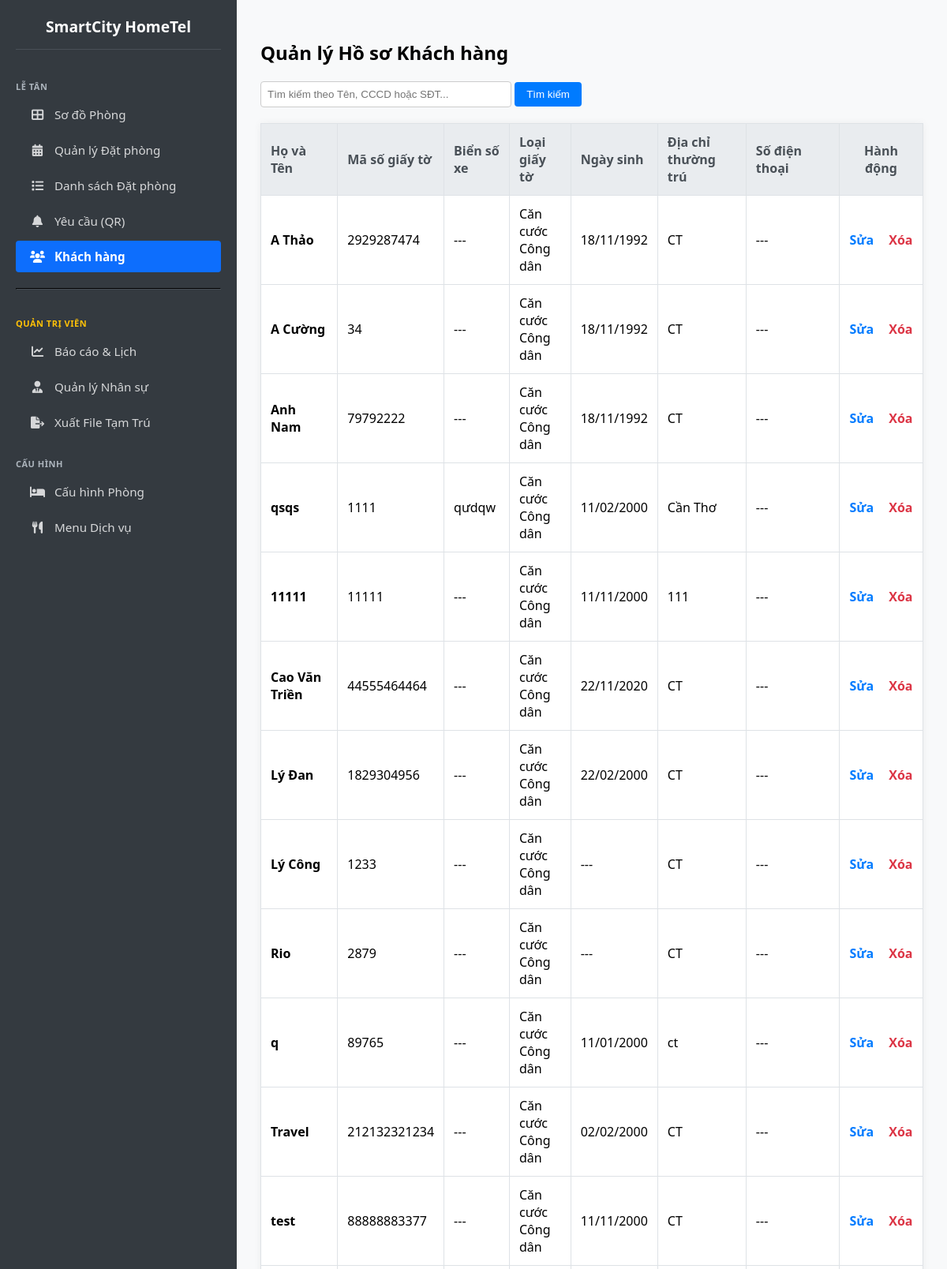
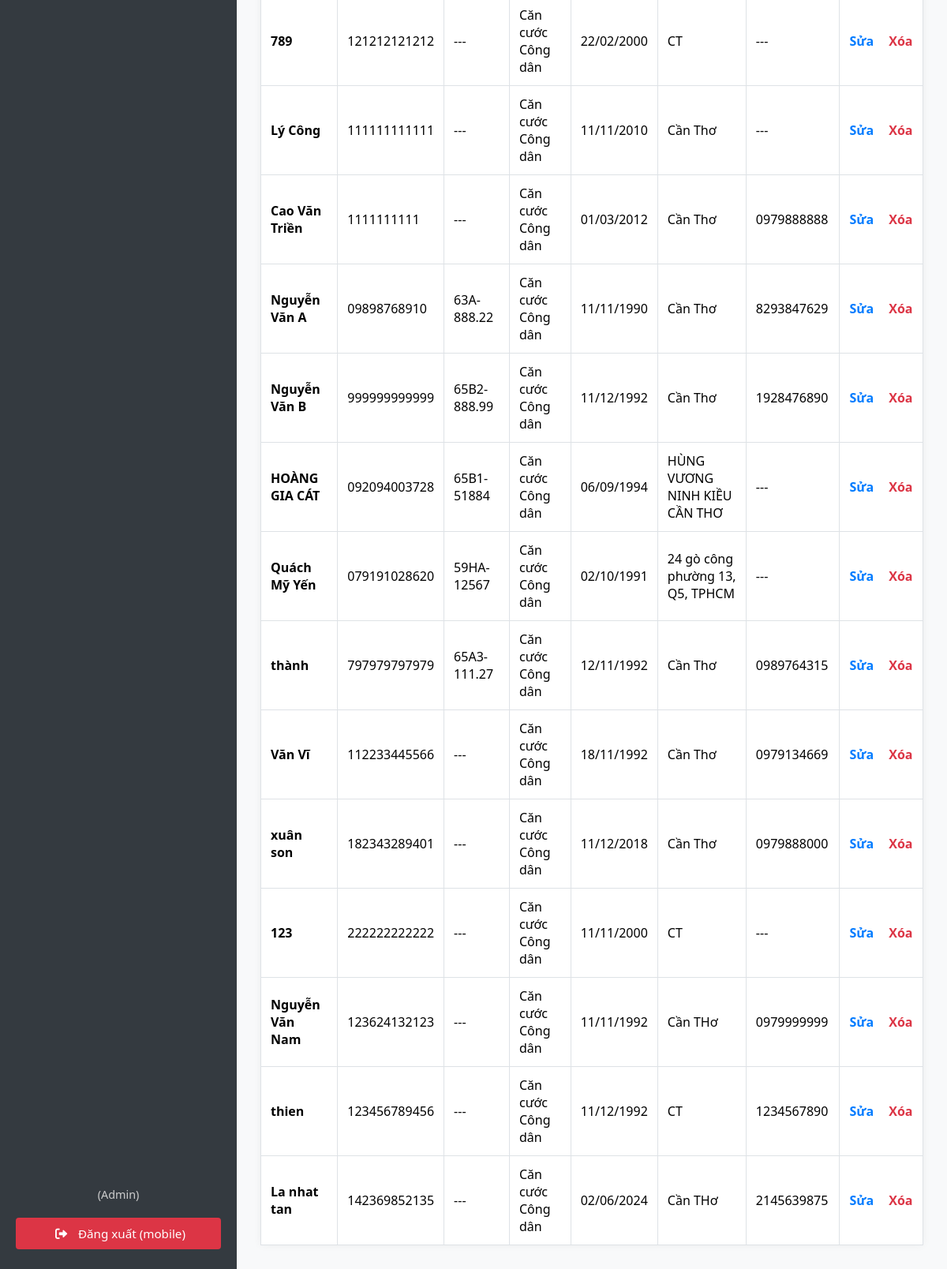
/guests/ (signed in), run on the app's committed database (2 pictures, top to bottom).
### pms/models.py (models this page shows, shortened)
class Guest(models.Model):
    full_name = models.CharField(max_length=255, verbose_name="Họ và Tên")
    dob = models.DateField(null=True, blank=True, verbose_name="Ngày sinh")
    ID_TYPE_CHOICES = [('CCCD', 'Căn cước Công dân'), ('CMND', 'Chứng minh Nhân dân'), ('PP', 'Hộ chiếu'), ('OTHER', 'Khác')]
    id_type = models.CharField(max_length=10, choices=ID_TYPE_CHOICES, default='CCCD', verbose_name="Loại giấy tờ")
    id_number = models.CharField(max_length=50, unique=True, verbose_name="Mã số giấy tờ")
    license_plate = models.CharField(max_length=20, null=True, blank=True, verbose_name="Biển số xe")
    address = models.CharField(max_length=500, verbose_name="Địa chỉ thường trú")
    phone = models.CharField(max_length=20, null=True, blank=True, verbose_name="Số điện thoại")
    photo_front = models.ImageField(upload_to='guest_ids/', null=True, blank=True, verbose_name="Ảnh mặt trước")
    photo_back = models.ImageField(upload_to='guest_ids/', null=True, blank=True, verbose_name="Ảnh mặt sau")
    created_at = models.DateTimeField(auto_now_add=True)
    class Meta: verbose_name = "3. Khách hàng"; verbose_name_plural = "3. Quản lý Khách hàng"

### pms/views.py (the view)
# urls.py: path('guests/', views.manage_guests, name='manage-guests'),
@login_required
def manage_guests(request):
    search_query = request.GET.get('q', '')
    if search_query:
        guests = Guest.objects.filter(Q(full_name__icontains=search_query) | Q(id_number__icontains=search_query) | Q(phone__icontains=search_query)).order_by('-created_at')
    else:
        guests = Guest.objects.all().order_by('-created_at')
    context = {'page_title': 'Quản lý Hồ sơ Khách hàng', 'guests': guests, 'search_query': search_query}
    return render(request, 'pms/manage_guests.html', context)

### pms/templates/pms/manage_guests.html (shortened to what this page needs)
{% extends 'pms/base.html' %}
{% block content %}
  <h2>{{ page_title }}</h2>
  <div class="search-bar">
    <form method="GET">
      <input type="text" name="q" placeholder="Tìm kiếm theo Tên, CCCD hoặc SĐT..." value="{{ search_query|default:'' }}">
      <button type="submit">Tìm kiếm</button>
    </form>
  </div>
  <table>
    <thead>
      <tr>
        <th>Họ và Tên</th>
        <th>Mã số giấy tờ</th>
        <th>Biển số xe</th>
        <th>Loại giấy tờ</th>
        <th>Ngày sinh</th>
        <th>Địa chỉ thường trú</th>
        <th>Số điện thoại</th>
        <th style="text-align: center;">Hành động</th>
      </tr>
    </thead>
    <tbody>
      {% for guest in guests %}
      <tr>
        <td><strong>{{ guest.full_name }}</strong></td>
        <td>{{ guest.id_number }}</td>
        <td>{{ guest.license_plate|default:"---" }}</td>
        <td>{{ guest.get_id_type_display }}</td>
        <td>{{ guest.dob|date:"d/m/Y"|default:"---" }}</td>
        <td>{{ guest.address }}</td>
        <td>{{ guest.phone|default:"---" }}</td>
        <td style="text-align: center; white-space: nowrap;">
            <a href="{% url 'edit-guest' guest.id %}" style="color: #007bff; text-decoration: none; font-weight: bold; margin-right: 15px;">Sửa</a>
            <form action="{% url 'delete-guest' guest.id %}" method="POST" style="display: inline;" onsubmit="return confirm('CẢNH BÁO: Xóa khách hàng sẽ xóa luôn toàn bộ lịch sử đặt phòng của họ.\n\nBạn có chắc chắn muốn xóa {{ guest.full_name }} không?');">
                <button type="submit" style="background: none; border: none; color: #dc3545; font-weight: bold; cursor: pointer; padding: 0; font-family: inherit; font-size: inherit;">Xóa</button>
            </form>
        </td>
      </tr>
      {% empty %}
      <tr>
        <td colspan="8">Không tìm thấy khách hàng nào.</td>
      </tr>
      {% endfor %}
    </tbody>
  </table>
{% endblock %}

### pms/templates/pms/base.html (shortened to what this page needs)
<!DOCTYPE html>
<html lang="vi">
  <head>
    <link rel="stylesheet" href="https://cdnjs.cloudflare.com/ajax/libs/font-awesome/6.0.0/css/all.min.css">
    <link rel="stylesheet" href="https://cdn.jsdelivr.net/npm/flatpickr/dist/flatpickr.min.css">
  </head>
  <body>
    <div class="sidebar">
        <h3 style="text-align: center;">SmartCity HomeTel</h3>
        <div class="menu-label">Lễ tân</div>
        <a href="{% url 'dashboard' %}" class="{% if request.resolver_match.url_name == 'dashboard' %}active{% endif %}">
            <i class="fas fa-th-large"></i> Sơ đồ Phòng
        </a>
        <a href="{% url 'booking-management' %}" class="{% if request.resolver_match.url_name == 'booking-management' %}active{% endif %}">
            <i class="fas fa-calendar-alt"></i> Quản lý Đặt phòng
        </a>
        <a href="{% url 'reservation-calendar' %}" class="{% if request.resolver_match.url_name == 'reservation-calendar' %}active{% endif %}">
            <i class="fas fa-list"></i> Danh sách Đặt phòng
        </a>
        <a href="{% url 'manage-requests' %}" class="{% if request.resolver_match.url_name == 'manage-requests' %}active{% endif %}">
            <i class="fas fa-bell"></i> Yêu cầu (QR)
        </a>
        <a href="{% url 'manage-guests' %}" class="{% if request.resolver_match.url_name == 'manage-guests' %}active{% endif %}">
            <i class="fas fa-users"></i> Khách hàng
        </a>
        {% if user.is_superuser %}
            <hr style="border-color: #495057; margin: 15px 0;">
            <div class="menu-label" style="color: #ffc107;">Quản trị viên</div>
            <a href="{% url 'management-dashboard' %}" class="{% if request.resolver_match.url_name == 'management-dashboard' %}active{% endif %}">
                <i class="fas fa-chart-line"></i> Báo cáo & Lịch
            </a>
            <a href="{% url 'manage-staff' %}" class="{% if request.resolver_match.url_name == 'manage-staff' %}active{% endif %}">
                <i class="fas fa-user-tie"></i> Quản lý Nhân sự
            </a>
            <a href="{% url 'export-registry' %}" class="{% if request.resolver_match.url_name == 'export-registry' %}active{% endif %}">
                <i class="fas fa-file-export"></i> Xuất File Tạm Trú
            </a>
            <div class="menu-label">Cấu hình</div>
            <a href="{% url 'manage-rooms' %}" class="{% if request.resolver_match.url_name == 'manage-rooms' %}active{% endif %}">
                <i class="fas fa-bed"></i> Cấu hình Phòng
            </a>
            <a href="{% url 'manage-service-inventory' %}" class="{% if request.resolver_match.url_name == 'manage-service-inventory' %}active{% endif %}">
                <i class="fas fa-utensils"></i> Menu Dịch vụ
            </a>
        {% endif %}
        <div style="margin-top: auto;">
            <div style="text-align: center; font-size: 0.9em; color: #ccc; margin-bottom: 5px;">
                {% if user.is_superuser %} (Admin) {% else %} (Nhân viên) {% endif %}
            </div>
            <a href="{% url 'logout' %}" class="logout-link">
                <i class="fas fa-sign-out-alt"></i> Đăng xuất ({{ user.username }})
            </a>
        </div>
    </div>
    <div class="content">
        {% block content %}{% endblock %}
    </div>
    </body>
</html>

### data on the page
Guest: full_name "A Thảo", id_number "2929287474", license_plate "---", id_type "Căn cước Công dân", dob "18/11/1992", address "CT", phone "---"
Guest: full_name "A Cường", id_number "34", license_plate "---", id_type "Căn cước Công dân", dob "18/11/1992", address "CT", phone "---"
Guest: full_name "Anh Nam", id_number "79792222", license_plate "---", id_type "Căn cước Công dân", dob "18/11/1992", address "CT", phone "---"
Guest: full_name "qsqs", id_number "1111", license_plate "qưdqw", id_type "Căn cước Công dân", dob "11/02/2000", address "Cần Thơ", phone "---"
Guest: full_name "11111", id_number "11111", license_plate "---", id_type "Căn cước Công dân", dob "11/11/2000", address "111", phone "---"
Guest: full_name "Cao Văn Triền", id_number "44555464464", license_plate "---", id_type "Căn cước Công dân", dob "22/11/2020", address "CT", phone "---"
Guest: full_name "Lý Đan", id_number "1829304956", license_plate "---", id_type "Căn cước Công dân", dob "22/02/2000", address "CT", phone "---"
Guest: full_name "Lý Công", id_number "1233", license_plate "---", id_type "Căn cước Công dân", dob "---", address "CT", phone "---"
Guest: full_name "Rio", id_number "2879", license_plate "---", id_type "Căn cước Công dân", dob "---", address "CT", phone "---"
Guest: full_name "q", id_number "89765", license_plate "---", id_type "Căn cước Công dân", dob "11/01/2000", address "ct", phone "---"
Guest: full_name "Travel", id_number "212132321234", license_plate "---", id_type "Căn cước Công dân", dob "02/02/2000", address "CT", phone "---"
Guest: full_name "test", id_number "88888883377", license_plate "---", id_type "Căn cước Công dân", dob "11/11/2000", address "CT", phone "---"
Guest: full_name "789", id_number "121212121212", license_plate "---", id_type "Căn cước Công dân", dob "22/02/2000", address "CT", phone "---"
Guest: full_name "Lý Công", id_number "111111111111", license_plate "---", id_type "Căn cước Công dân", dob "11/11/2010", address "Cần Thơ", phone "---"
Guest: full_name "Cao Văn Triền", id_number "1111111111", license_plate "---", id_type "Căn cước Công dân", dob "01/03/2012", address "Cần Thơ", phone "0979888888"
Guest: full_name "Nguyễn Văn A", id_number "09898768910", license_plate "63A-888.22", id_type "Căn cước Công dân", dob "11/11/1990", address "Cần Thơ", phone "8293847629"
Guest: full_name "Nguyễn Văn B", id_number "999999999999", license_plate "65B2-888.99", id_type "Căn cước Công dân", dob "11/12/1992", address "Cần Thơ", phone "1928476890"
Guest: full_name "HOÀNG GIA CÁT", id_number "092094003728", license_plate "65B1-51884", id_type "Căn cước Công dân", dob "06/09/1994", address "HÙNG VƯƠNG NINH KIỀU CẦN THƠ", phone "---"
Guest: full_name "Quách Mỹ Yến", id_number "079191028620", license_plate "59HA-12567", id_type "Căn cước Công dân", dob "02/10/1991", address "24 gò công phường 13, Q5, TPHCM", phone "---"
Guest: full_name "thành", id_number "797979797979", license_plate "65A3-111.27", id_type "Căn cước Công dân", dob "12/11/1992", address "Cần Thơ", phone "0989764315"
Guest: full_name "Văn Vĩ", id_number "112233445566", license_plate "---", id_type "Căn cước Công dân", dob "18/11/1992", address "Cần Thơ", phone "0979134669"
Guest: full_name "xuân son", id_number "182343289401", license_plate "---", id_type "Căn cước Công dân", dob "11/12/2018", address "Cần Thơ", phone "0979888000"
Guest: full_name "123", id_number "222222222222", license_plate "---", id_type "Căn cước Công dân", dob "11/11/2000", address "CT", phone "---"
Guest: full_name "Nguyễn Văn Nam", id_number "123624132123", license_plate "---", id_type "Căn cước Công dân", dob "11/11/1992", address "Cần THơ", phone "0979999999"
Guest: full_name "thien", id_number "123456789456", license_plate "---", id_type "Căn cước Công dân", dob "11/12/1992", address "CT", phone "1234567890"
Guest: full_name "La nhat tan", id_number "142369852135", license_plate "---", id_type "Căn cước Công dân", dob "02/06/2024", address "Cần THơ", phone "2145639875"

### other printed values
{{ user.username }} "mobile"
{{ page_title }} "Quản lý Hồ sơ Khách hàng"
